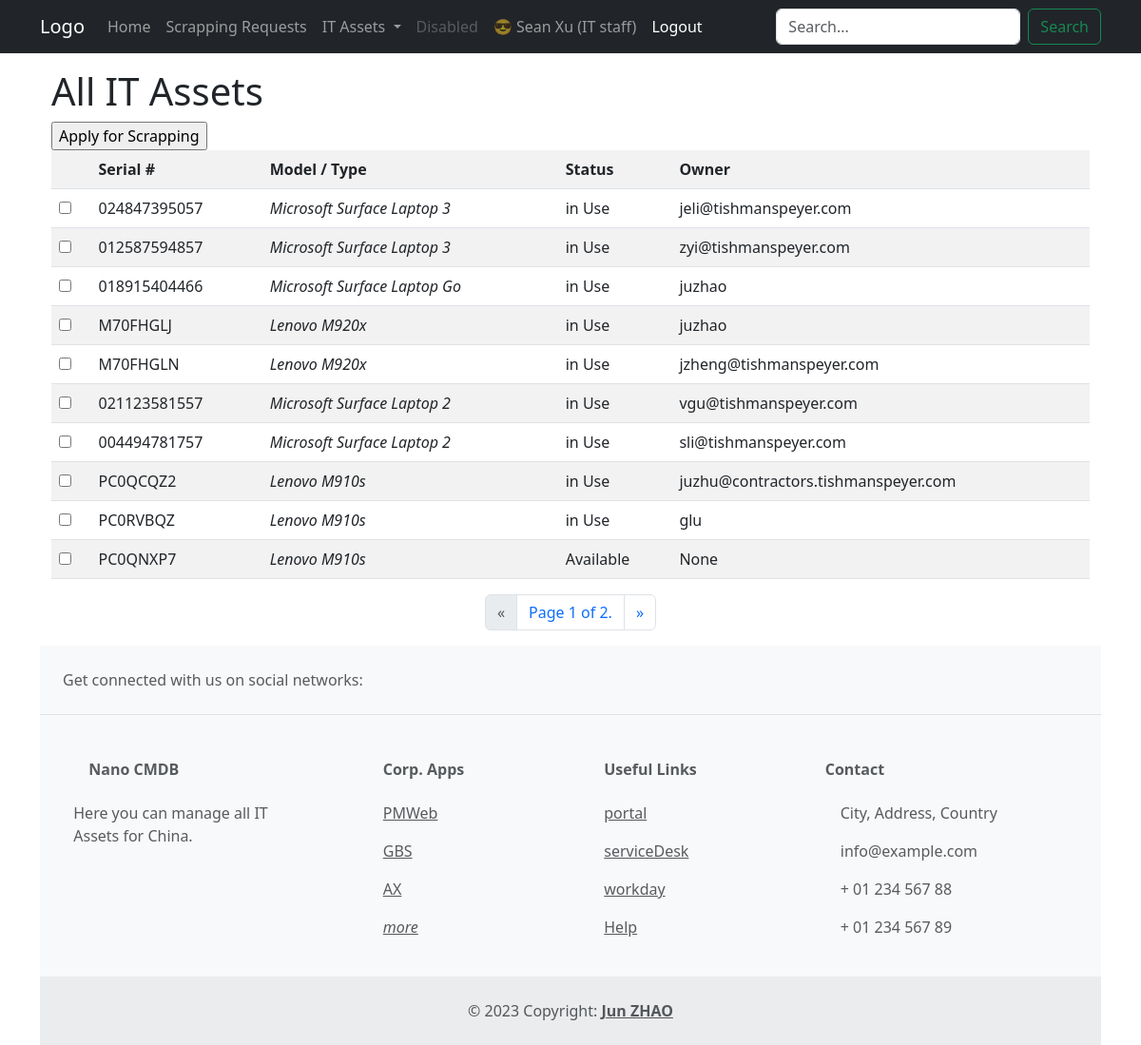
The page /nanoassets/instances/ (signed in) on the database its author committed.
### nanoassets/models.py (models this page shows, shortened)
class Instance(models.Model):
    serial_number = models.CharField(
        primary_key=True, max_length=20, help_text='enter serial #')
    model_type = models.ForeignKey("nanoassets.ModelType", verbose_name=_(
        "Model / Type"), on_delete=models.SET_NULL, null=True, blank=True)
    owner = models.ForeignKey(User, verbose_name=_(
        "Owner"), on_delete=models.SET_NULL, null=True, blank=True)
    INSTANCE_STATUS = (
        ('A', 'Available'),
        ('U', 'in Use'),
        ('R', 'in Repair'),
        ('S', 'Scrapped')
    )
    status = models.CharField(max_length=15, choices=INSTANCE_STATUS,
                              default='Available', help_text='Asset availability')
    eol_date = models.DateField(null=True, blank=True)
    scrap_request = models.ForeignKey("nanoassets.ScrapRequest", verbose_name=_(
        "Scrap Request"), on_delete=models.SET_NULL, null=True, blank=True)
    class Meta:
        ordering = ['model_type', 'eol_date',]

class ModelType(models.Model):
    name = models.CharField(max_length=20)
    manufacturer = models.ForeignKey(
        "Manufacturer", on_delete=models.SET_NULL, blank=True, null=True)
    def __str__(self):
        return '%s %s' % (self.manufacturer, self.name)

class Manufacturer(models.Model):
    name = models.CharField(max_length=20)
    def __str__(self):
        return self.name

### nanoassets/views.py (the view)
# urls.py: path('instances/', views.InstanceListView.as_view(), name='instance-list'),
class InstanceListView(LoginRequiredMixin, generic.ListView):
    model = Instance
    paginate_by = 10

### templatetags/auth_extras.py (called while the page is built)
@register.filter(name='has_group')
def has_group(user, group_name):
    try:
        group = Group.objects.get(name=group_name)
        return True if group in user.groups.all() else False
    except:
        return False

### nanoassets/templates/nanoassets/instance_list.html (shortened to what this page needs)
{% extends 'base.html' %}
{% block page_content %}
  <div class="container mt-3">
    <h1>All IT Assets</h1>
    {% if user|has_group:"IT China" %}
      {% if instance_list %}
        <form action="{% url 'instance-scrapping-request' %}" method="post">
          <input type="submit" value="Apply for Scrapping"/>
          <table class="table table-striped table-hover">
            <tr>
              <th></th>
              <th>Serial #</th>
              <th>Model / Type</th>
              <th>Status</th>
              <th>Owner</th>
            </tr>
            {% for instance in instance_list %}
              <tr>
                <td>
                  <input type="checkbox"
                         name="instance"
                         id="instance{{ forloop.counter }}"
                         value="{{ instance.pk }}"/>
                </td>
                <td>
                  <label for="instance{{ forloop.counter }}">{{ instance.serial_number }}</label>
                </td>
                <td>
                  <em>{{ instance.model_type }}</em>
                </td>
                <td>
                  {{ instance.get_status_display }}
                </td>
                <td>{{ instance.owner }}</td>
              </tr>
            {% endfor %}
          </table>
        </form>
      {% endif %}
    {% else %}
      <p>You're not IT China staff.</p>
    {% endif %}
  </div>
{% endblock page_content %}

### templates/base.html (shortened to what this page needs)
<!doctype html>
<html lang="en">
  <head>
    <link href="https://cdn.jsdelivr.net/npm/bootstrap@5.3.0-alpha2/dist/css/bootstrap.min.css"
          rel="stylesheet"
>
  </head>
  <body>
    {% load auth_extras %}
    <nav class="navbar navbar-expand-lg navbar-dark bg-dark sticky-top">
      <div class="container">
        <a class="navbar-brand" href="#">Logo</a>
        <div class="collapse navbar-collapse" id="navbarSupportedContent">
          <ul class="navbar-nav me-auto mb-2 mb-lg-0">
            <li class="nav-item">
              <a class="nav-link" aria-current="page" href="#">Home</a>
            </li>
            <li class="nav-item">
              <a class="nav-link" href="{% url 'instance-scrapping-request-list' %}">Scrapping Requests</a>
            </li>
            <li class="nav-item dropdown">
              <a class="nav-link dropdown-toggle"
                 href="#"
                 role="button"
                 data-bs-toggle="dropdown"
                 aria-expanded="false">
                IT Assets
              </a>
            </li>
            <li class="nav-item">
              <a class="nav-link disabled">Disabled</a>
            </li>
            <li class="nav-item">
              {% if user.is_authenticated %}
                <li>
                  <span class="nav-link">
                    😎 {{ user.get_full_name|truncatechars:8 }}
                    {% if user|has_group:"IT China" %}
                      (IT staff)
                    {% else %}
                      (non IT staff)
                    {% endif %}
                  </span>
                </li>
                <li>
                  <a class="nav-link active"
                     href="{% url 'logout' %}?next={{ request.path }}">Logout</a>
                </li>
              {% else %}
                <li>
                  <a class="nav-link active"
                     href="{% url 'login' %}?next={{ request.path }}"><span class="glyphicon glyphicon-log-in"></span>Login</a>
                </li>
              {% endif %}
            </li>
          </ul>
          {% if user|has_group:"IT China" %}
            <form class="d-flex"
                  role="search"
                  action="{% url 'instance-search-results' %}"
                  method="get">
              <input class="form-control me-2"
                     name="q"
                     type="search"
                     placeholder="Search..."
                     aria-label="Search">
              <button class="btn btn-outline-success" type="submit">Search</button>
            </form>
          {% endif %}
        </div>
      </div>
    </nav>
    <div class="container mt-3">
      {% block page_content %}
      {% endblock page_content %}
      {% block pagination %}
        {% if is_paginated %}
          <nav aria-label="Page navigation nanoCMDB">
            <ul class="pagination justify-content-center">
              <li class="page-item">
                {% if page_obj.has_previous %}
                  <a class="page-link"
                     aria-label="Previous"
                     href="{{ request.path }}?page={{ page_obj.previous_page_number }}{% if object_list %}&q={{ request.GET.q }}{% endif %}">
                    <span aria-hidden="true">&laquo;</span>
                  </a>
                {% else %}
                  <a class="page-link nav-link disabled" aria-label="Previous" href="#">
                    <span aria-hidden="true">&laquo;</span>
                  </a>
                {% endif %}
              </li>
              <li class="page-item">
                <span class="page-link">Page {{ page_obj.number }} of {{ page_obj.paginator.num_pages }}.</span>
              </li>
              <li class="page-item">
                {% if page_obj.has_next %}
                  <a class="page-link" aria-label="Next" href="{{ request.path }}?page={{ page_obj.next_page_number }}{% if object_list %}&q={{ request.GET.q }}{% endif %}">
                    <span aria-hidden="true">&raquo;</span>
                  </a>
                {% else %}
                  <a class="page-link nav-link disabled" aria-label="Next" href="#">
                    <span aria-hidden="true">&raquo;</span>
                  </a>
                {% endif %}
              </li>
            </ul>
          </nav>
        {% endif %}
      {% endblock pagination %}
      <footer class="text-center text-lg-start bg-light text-muted">
        <section class="d-flex justify-content-center justify-content-lg-between p-4 border-bottom">
          <div class="me-5 d-none d-lg-block">
            <span>Get connected with us on social networks:</span>
          </div>
          <div>
          </div>
        </section>
        <section class="">
          <div class="container text-center text-md-start mt-5">
            <div class="row mt-3">
              <div class="col-md-3 col-lg-4 col-xl-3 mx-auto mb-4">
                <h6 class="text-capitalize fw-bold mb-4">
                  nano CMDB
                </h6>
                <p>Here you can manage all IT Assets for China.</p>
              </div>
              <div class="col-md-2 col-lg-2 col-xl-2 mx-auto mb-4">
                <h6 class="text-capitalize fw-bold mb-4">Corp. Apps</h6>
                <p>
                  <a href="https://tishmanspeyer.pmweb.com/pmwebsaml/" class="text-reset">PMWeb</a>
                </p>
                <p>
                  <a href="https://xapps.tishmanspeyer.com/gbs/" class="text-reset">GBS</a>
                </p>
                <p>
                  <a href="https://connect.tishmanspeyer.com/dynamics-ax"
                     class="text-reset">AX</a>
                </p>
                <p>
                  <a href="#!" class="text-reset"><em>more</em></a>
                </p>
              </div>
              <div class="col-md-3 col-lg-2 col-xl-2 mx-auto mb-4">
                <h6 class="text-capitalize fw-bold mb-4">Useful links</h6>
                <p>
                  <a href="https://connect.tishmanspeyer.com/" class="text-reset">portal</a>
                </p>
                <p>
                  <a href="https://tishmanspeyer.service-now.com/sp/" class="text-reset">serviceDesk</a>
                </p>
                <p>
                  <a href="https://wd5.myworkday.com/ts/login-saml2.htmld"
                     class="text-reset">workday</a>
                </p>
                <p>
                  <a href="#!" class="text-reset">Help</a>
                </p>
              </div>
              <div class="col-md-4 col-lg-3 col-xl-3 mx-auto mb-md-0 mb-4">
                <h6 class="text-capitalize fw-bold mb-4">
                  Contact
                </h6>
                <p>
                   City, Address, Country
                </p>
                <p>
                  info@example.com
                </p>
                <p>
                   + 01 234 567 88
                </p>
                <p>
                   + 01 234 567 89
                </p>
              </div>
            </div>
          </div>
        </section>
        <div class="text-center p-4" style="background-color: rgba(0, 0, 0, 0.05)">
          © 2023 Copyright:
          <a class="text-reset fw-bold" href="https://github.com/zhao27j/">Jun ZHAO</a>
        </div>
      </footer>
    </div>
  </body>
</html>

### rows shown on the page
Instance: serial_number "024847395057", model_type "Microsoft Surface Laptop 3", status "in Use", owner "jeli@tishmanspeyer.com"
Instance: serial_number "012587594857", model_type "Microsoft Surface Laptop 3", status "in Use", owner "zyi@tishmanspeyer.com"
Instance: serial_number "018915404466", model_type "Microsoft Surface Laptop Go", status "in Use", owner "juzhao"
Instance: serial_number "M70FHGLJ", model_type "Lenovo M920x", status "in Use", owner "juzhao"
Instance: serial_number "M70FHGLN", model_type "Lenovo M920x", status "in Use", owner "jzheng@tishmanspeyer.com"
Instance: serial_number "021123581557", model_type "Microsoft Surface Laptop 2", status "in Use", owner "vgu@tishmanspeyer.com"
Instance: serial_number "004494781757", model_type "Microsoft Surface Laptop 2", status "in Use", owner "sli@tishmanspeyer.com"
Instance: serial_number "PC0QCQZ2", model_type "Lenovo M910s", status "in Use", owner "juzhu@contractors.tishmanspeyer.com"
Instance: serial_number "PC0RVBQZ", model_type "Lenovo M910s", status "in Use", owner "glu"
Instance: serial_number "PC0QNXP7", model_type "Lenovo M910s", status "Available", owner "None"

### other values the page prints
{{ user.get_full_name|truncatechars:8 }} "Sean Xu"
{{ page_obj.number }} "1"
{{ page_obj.paginator.num_pages }} "2"
